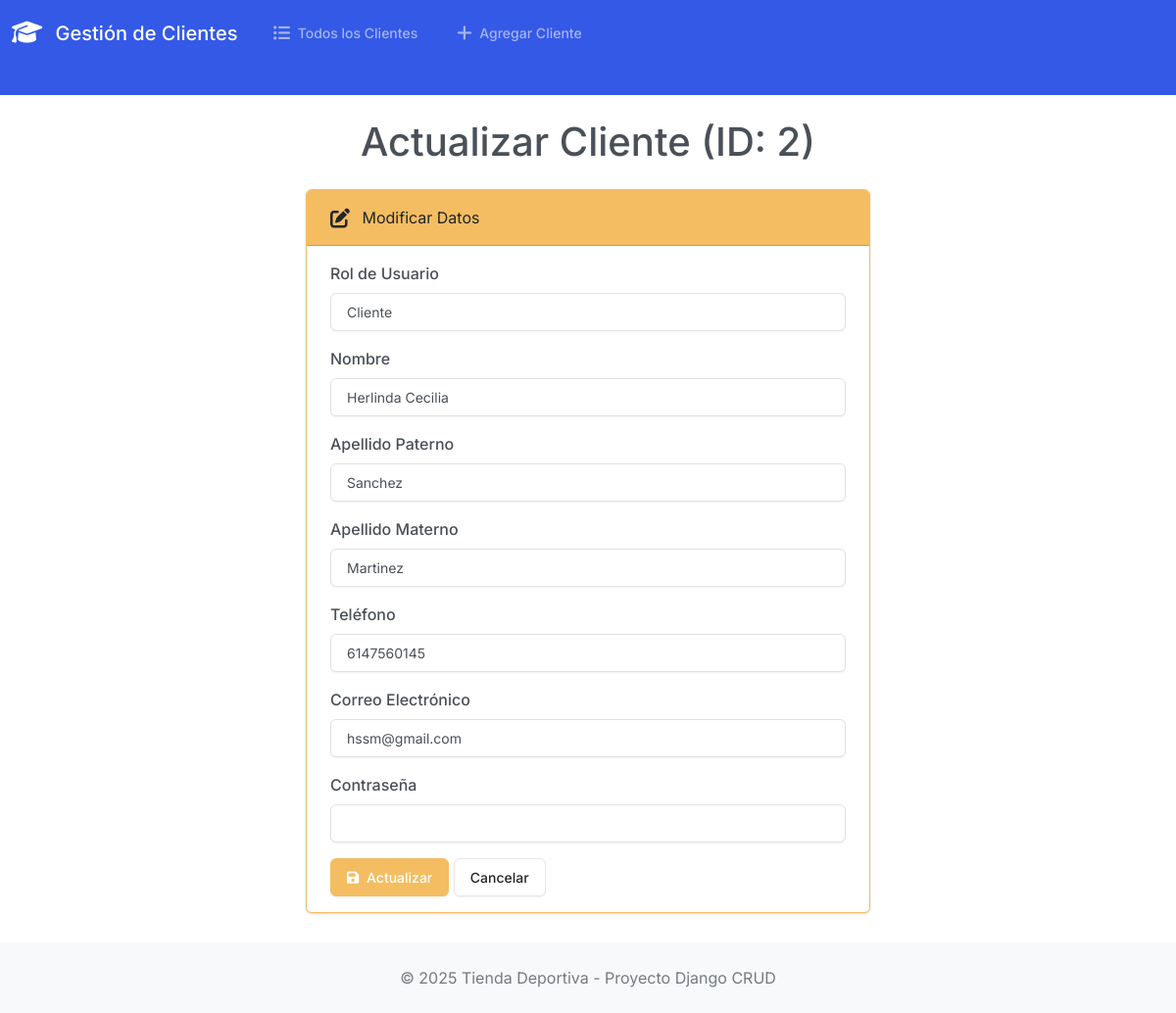
The page /editar/2/ on the database its author committed.
### app_clientes/models.py (models this page shows, shortened)
class Rol(models.Model):
    id_rol = models.AutoField(primary_key=True)
    nombre_rol = models.CharField(max_length=50, unique=True)
    def __str__(self):
        return self.nombre_rol

class Cliente(models.Model):
    id_cliente = models.AutoField(primary_key=True)
    id_rol = models.ForeignKey(Rol, on_delete=models.SET_NULL, null=True, verbose_name="Rol de Usuario")
    nombre = models.CharField(max_length=100)
    ap_paterno = models.CharField(max_length=100)
    ap_materno = models.CharField(max_length=100, blank=True, null=True) # Puede ser opcional
    telefono = models.CharField(max_length=15, blank=True, null=True) # Puede ser opcional
    email = models.EmailField(max_length=100, unique=True)
    password = models.CharField(max_length=255)
    fecha_registro = models.DateTimeField(auto_now_add=True)
    class Meta:
        verbose_name = "Cliente"
        verbose_name_plural = "Clientes"

### app_clientes/views.py (the view)
# urls.py: path('editar/<int:cliente_id>/', views.editar, name='editar'),
def editar(request, cliente_id):
    cliente = get_object_or_404(Cliente, pk=cliente_id)
    if request.method == 'POST':
        form = ClienteForm(request.POST, instance=cliente)
        if form.is_valid():
            form.save()
            return redirect(reverse('index'))
    else:
        form = ClienteForm(instance=cliente)
    context = {'form': form, 'cliente_id': cliente_id}
    return render(request, 'app_clientes/editar.html', context)

### app_clientes/forms.py
class ClienteForm(forms.ModelForm):
    class Meta:
        model = Cliente
        exclude = ('id_cliente', 'fecha_registro',)
        widgets = {
            'id_rol': forms.Select(attrs={'class': 'form-control'}),
            'nombre': forms.TextInput(attrs={'class': 'form-control'}),
            'ap_paterno': forms.TextInput(attrs={'class': 'form-control'}),
            'ap_materno': forms.TextInput(attrs={'class': 'form-control'}),
            'telefono': forms.TextInput(attrs={'class': 'form-control'}),
            'email': forms.EmailInput(attrs={'class': 'form-control'}),
            'password': forms.PasswordInput(attrs={'class': 'form-control'}),
        }
        labels = {
            'id_rol': 'Rol de Usuario',
            'nombre': 'Nombre',
            'ap_paterno': 'Apellido Paterno',
            'ap_materno': 'Apellido Materno',
            'telefono': 'Teléfono',
            'email': 'Correo Electrónico',
            'password': 'Contraseña',
        }

### app_clientes/templates/app_clientes/editar.html (shortened to what this page needs)
{% extends 'base.html' %}
{% block contenido %}
<h1 class="text-center mb-4">Actualizar Cliente (ID: {{ cliente_id }})</h1>
<div class="row justify-content-center">
    <div class="col-md-6">
        <div class="card border-warning">
            <div class="card-header bg-warning text-dark">
                <i class="fa-solid fa-edit fa-lg me-2"></i> Modificar Datos
            </div>
            <div class="card-body">
                <form method="post" action="{% url 'editar' cliente_id %}">
                    {% for field in form %}
                    <div class="mb-3">
                        <label for="{{ field.id_for_label }}" class="form-label">{{ field.label }}</label>
                        {{ field }}
                    </div>
                    {% endfor %}
                    <button type="submit" class="btn btn-warning"><i class="fa-solid fa-save me-1"></i> Actualizar</button>
                    <a href="{% url 'index' %}" class="btn btn-secondary">Cancelar</a>
                </form>
            </div>
        </div>
    </div>
</div>
{% endblock contenido %}

### app_clientes/templates/base.html (style rules this page uses)
body { display: flex; flex-direction: column; min-height: 100vh; }

### rows shown on the page
Rol: form "Cliente"
Cliente: form "Herlinda Cecilia" "Sanchez" "Martinez" "6147560145" "hssm@gmail.com"

### other values the page prints
{{ cliente_id }} "2"
{{ field.label }} "Rol de Usuario" "Nombre" "Apellido Paterno" "Apellido Materno" "Teléfono" "Correo Electrónico" "Contraseña"
